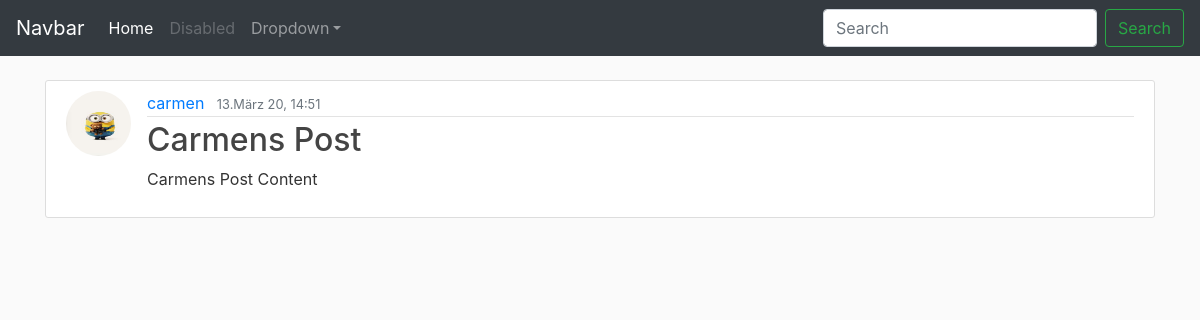
/post/37/ (signed in), run on the app's committed database.
### blog/models.py (models this page shows, shortened)
class Post(models.Model):
    title = models.CharField(max_length=100)
    content = models.TextField()
    date_posted = models.DateTimeField(default=timezone.now)
    author = models.ForeignKey(User, on_delete=models.CASCADE)

### users/models.py (models this page shows, shortened)
class Profile(models.Model):
    user = models.OneToOneField(User, on_delete=models.CASCADE)
    image = models.ImageField(default='default.jpg', upload_to='profile_pics')

### blog/views.py (the view)
# urls.py: path('post/<int:pk>/', PostDetailView.as_view(), name='post-detail'),
class PostDetailView(LoginRequiredMixin, DetailView):
    model = Post

### blog/templates/blog/post_detail.html (shortened to what this page needs)
{% extends "blog/base.html" %}
{% block content %}
    <article class="media content-section">
        <img class="rounded-circle article-img" src="{{ post.author.profile.image.url }}">
        <div class="media-body">
        <div class="article-metadata">
            <a class="mr-2" href="{% url 'user-posts' object.author.username %}">{{ object.author }}</a>
            <small class="text-muted">{{ object.date_posted|date:"d.F y, G:i" }}</small>
        </div>
            <h2 class="article-title" >{{ object.title }}</h2>
            <p class="article-content">{{ object.content }}</p>
        </div>
    </article>
{% endblock content %}

### blog/static/blog/main.css (style rules this page uses)
body { background: #fafafa; color: #333333; margin-top: 5rem; }
h1, h2, h3, h4, h5, h6 { color: #444444; }
.content-section { background: #ffffff; padding: 10px 20px; border: 1px solid #dddddd; border-radius: 3px; margin-bottom: 20px; }
.article-title { color: #444444; }
.article-content { white-space: pre-line; }
.article-img { height: 65px; width: 65px; margin-right: 16px; }
.article-metadata { padding-bottom: 1px; margin-bottom: 4px; border-bottom: 1px solid #e3e3e3 }

### data on the page
Post: author.profile.image (placeholder picture), author "carmen", date_posted "13.März 20, 14:51", title "Carmens Post", content "Carmens Post Content"
